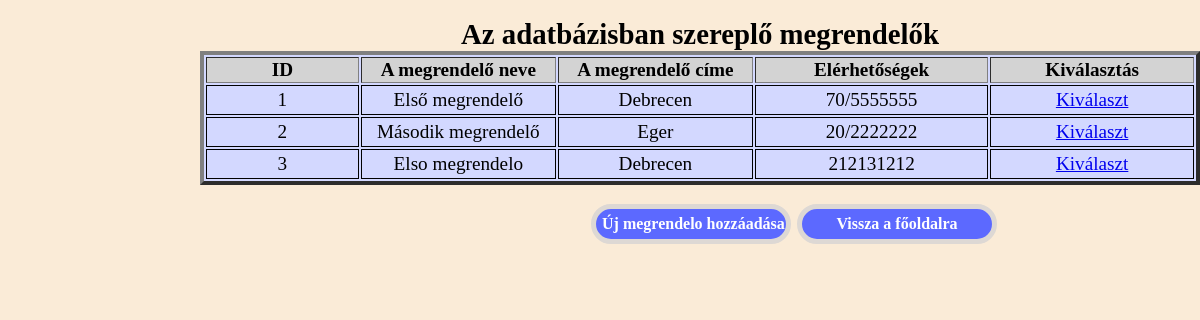
Screenshot of /Megrendelok/MegrendeloKivalaszt.php with the database file from the repository.
### tables this page shows
CREATE TABLE `megrendelok` (
  `m_id` int(10) UNSIGNED NOT NULL,
  `m_nev` varchar(30) DEFAULT NULL,
  `m_cim` varchar(300) DEFAULT NULL,
  `m_elerhetoseg` varchar(300) DEFAULT NULL
);

### Megrendelok/MegrendeloKivalaszt.php (the view, shortened to what this page needs)
<!DOCTYPE>
<html lang="hu">
<head>
	<link rel="stylesheet" type="text/css" href="../Dizajn/projekterCSS.css">
</head>
<body>
<table width="1000" border="4" align="center">
	<caption>Az adatbázisban szereplő megrendelők</caption>
	<br>
	<tr>
		<th>ID</th>
		<th>A megrendelő neve</th>
		<th>A megrendelő címe</th>
		<th>Elérhetőségek</th>
        <th width="100px">Kiválasztás</th>
	</tr>
	<?php
	global $conn;
	$sql = "SELECT * FROM megrendelok";
	$stmt = $conn->query($sql);
	while ($Adatsorok = $stmt -> fetch_array()){
		$Id = $Adatsorok["m_id"];
		$M_nev = $Adatsorok["m_nev"];
		$M_cim = $Adatsorok["m_cim"];
		$M_elerhetoseg = $Adatsorok["m_elerhetoseg"];
		?>
		<tr>
			<td><?php echo $Id ?></td>
			<td><?php echo $M_nev?></td>
			<td><?php echo $M_cim?></td>
			<td><?php echo $M_elerhetoseg?></td>
			<td> <a href="MegrendeloValasztott.php?id=<?php echo $Id; ?>">Kiválaszt</a> </td>
		</tr>
	<?php } ?>
</table>
<div>
	<form class="" action="MegrendeloKivalaszt.php" method="post">
		<input type="submit" name="Vissza" value="Vissza a főoldalra">
		<input type="submit" name="Rogzit" value="Új megrendelo hozzáadása">
	</form>
</div>
</body>
</html>

### Dizajn/projekterCSS.css (style rules this page uses)
table { background: #d3d8ff; }
body { width: 800px; margin:0 auto; background-color: antiquewhite; }
input[type="Submit"] { color: white; font-size: 1.0em; font-family: Garamond,Georgia,Times,"Times New Roman",serif; width: 200px; height: 40px; background-color: #5c69ff; border: 5px solid ; border-bottom-left-radius: 35px; border-bottom-right-radius: 35px; border-top-left-radius: 35px; border-top-right-radius: 35px; border-color: rgb(221,216,212); font-weight: bold; margin: 3px; float: right; }
th { font-family: Garamond; color:black; font-weight: bold; background-color: lightgrey; font-size: 1.2em; }
caption { font-family: Garamond; font-size: 1.8em; font-weight: bold; }
td { border: 1px solid; overflow: hidden; width: 70px; text-align: center; color: black; font-family: Garamond,Georgia,Times,"Times New Roman",serif; font-size: 1.2em; padding: 3px; }

### rows the page displays
megrendelok: m_id "1", m_nev "Első megrendelő", m_cim "Debrecen", m_elerhetoseg "70/5555555"
megrendelok: m_id "2", m_nev "Második megrendelő", m_cim "Eger", m_elerhetoseg "20/2222222"
megrendelok: m_id "3", m_nev "Elso megrendelo", m_cim "Debrecen", m_elerhetoseg "212131212"
